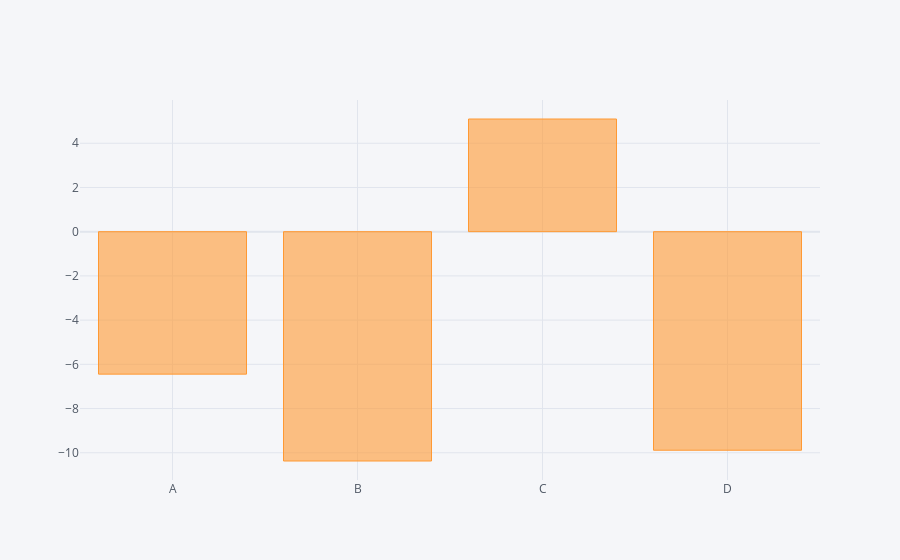

Notebook code for this chart:
### Code cell
df.sum().iplot(kind='bar')

### Figure 1 — Plotly figure (JSON) as saved in the notebook; plotly's stock layout.template omitted (floating-point values rounded to 4 significant figures)
{"data": [{"marker": {"color": "rgba(255, 153, 51, 0.6)", "line": {"color": "rgba(255, 153, 51, 1.0)", "width": 1}}, "name": "None", "orientation": "v", "text": "", "type": "bar", "x": ["A", "B", "C", "D"], "y": [-6.443, -10.37, 5.095, -9.884]}], "layout": {"legend": {"bgcolor": "#F5F6F9", "font": {"color": "#4D5663"}}, "paper_bgcolor": "#F5F6F9", "plot_bgcolor": "#F5F6F9", "title": {"font": {"color": "#4D5663"}}, "xaxis": {"gridcolor": "#E1E5ED", "showgrid": true, "tickfont": {"color": "#4D5663"}, "title": {"font": {"color": "#4D5663"}, "text": ""}, "zerolinecolor": "#E1E5ED"}, "yaxis": {"gridcolor": "#E1E5ED", "showgrid": true, "tickfont": {"color": "#4D5663"}, "title": {"font": {"color": "#4D5663"}, "text": ""}, "zerolinecolor": "#E1E5ED"}}}
